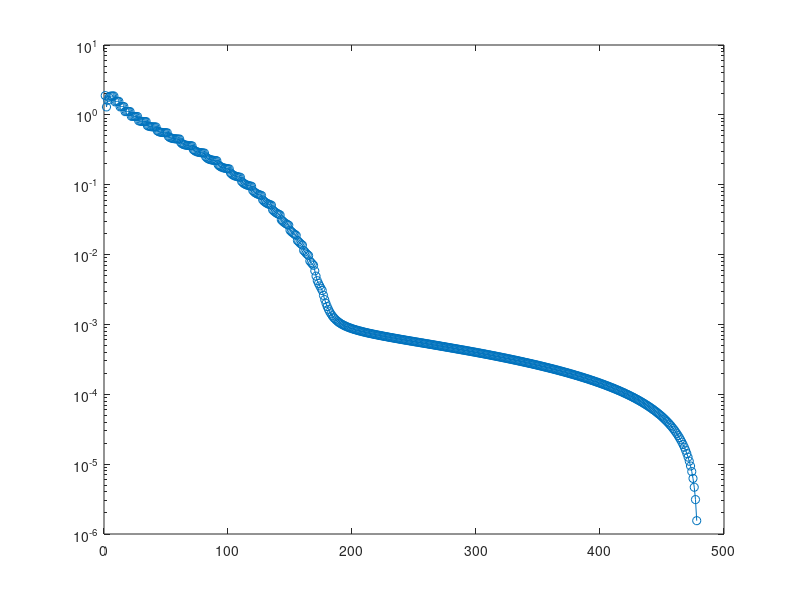

This chart was generated by the following MATLAB code:
function []= Convergit(mat)

if nargin == 0
   S = load('stock.mat','Bmat');
   mat = getfield(S,'Bmat');
end

[q,k] = size(mat);
n = sqrt(q);
normit = zeros(1,k);

origin = reshape(mat(:,1),n,n);
for i = 1 : k

    temp = reshape(mat(:,i),n,n);
    normit(i) = norm(temp-origin,'fro');
end

err = normit(2:k-1)-ones(1,k-2)*normit(k);

figure;
semilogy(1:k-2,err(1:k-2),'-o')